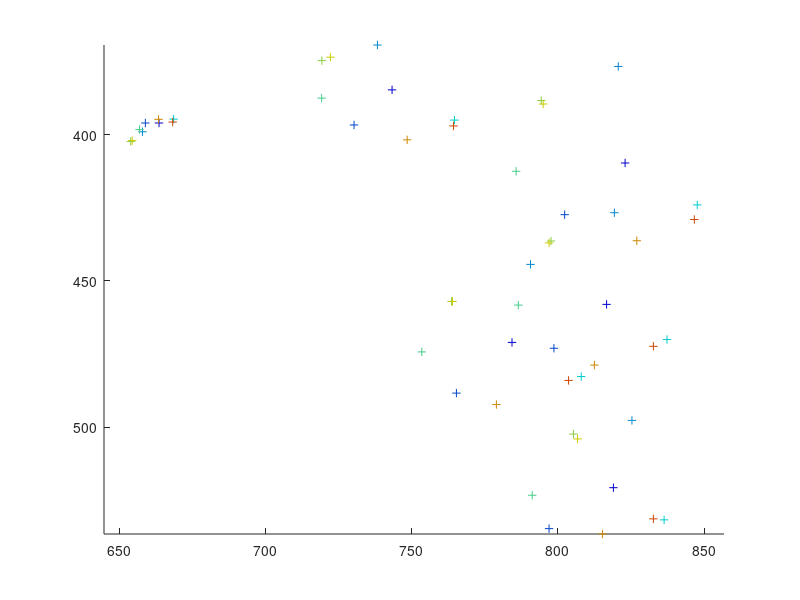

The MATLAB source for this figure: (Note: this script raises an error after producing the figure.)
dat = [1	0	85	85	85	823	409.667
2	0	49	49	49	816.667	458.000
3	0	29	29	29	784.333	471.000
4	0	23	23	23	819.000	520.667
5	0	37	37	37	743.333	384.667
6	0	46	46	46	663.667	396.000
7	0	78	78	78	802.333	427.333
8	0	52	52	52	798.667	473.000
9	0	17	17	17	765.333	488.333
10	0	22	22	22	797.000	534.667
11	0	26	26	26	730.333	396.667
12	0	50	50	50	659.000	396.000
13	0	103	103	103	820.667	376.667
14	0	74	74	74	819.333	426.667
15	0	36	36	36	790.667	444.333
16	0	25	25	25	825.333	497.667
17	0	43	43	43	738.333	369.333
18	0	49	49	49	658.000	399.000
19	0	97	97	97	847.667	424.000
20	0	65	65	65	837.333	470.000
21	0	19	19	19	808.000	482.667
22	0	19	19	19	836.333	531.667
23	0	40	40	40	764.667	395.000
24	0	43	43	43	668.667	394.667
25	0	57	57	57	785.750	412.500
26	0	53	53	53	786.500	458.250
27	0	24	24	24	753.500	474.250
28	0	25	25	25	791.250	523.250
29	0	38	38	38	719.250	387.500
30	0	47	47	47	657.000	398.250
31	0	75	75	75	794.333	388.333
32	0	62	62	62	797.667	436.333
33	0	28	28	28	763.667	457.000
34	0	29	29	29	805.333	502.333
35	0	33	33	33	719.333	374.667
36	0	47	47	47	654.000	402.333
37	0	83	83	83	795.000	389.500
38	0	65	65	65	797.000	437.000
39	0	29	29	29	764.000	457.000
40	0	26	26	26	806.750	504.000
41	0	30	30	30	722.250	373.500
42	0	46	46	46	654.500	402.000
43	0	80	80	80	827.000	436.250
44	0	43	43	43	812.500	478.750
45	0	24	24	24	779.000	492.250
46	0	35	35	35	748.500	401.750
47	0	30	30	30	815.250	536.500
48	0	44	44	44	663.500	394.750
49	0	69	69	69	846.667	429.000
50	0	47	47	47	832.667	472.333
51	0	31	31	31	803.667	484.000
52	0	29	29	29	832.667	531.333
53	0	42	42	42	764.333	397.000
54	0	50	50	50	668.333	395.667];

colors = jet(9)*0.8;
datIdx = 1:6;
figure
hold on
for x=1:9
    plot(dat(datIdx,6), dat(datIdx,7), '+','Color',colors(x,:));
    datIdx = datIdx + 6;
end
axis equal;
set(gca,'YDir','reverse');

nTotalPoints = size(dat,1);
nPointsPerBody = 6;
nFrames = nTotalPoints / nPointsPerBody;
initCP = [640, 480];
initFocalLen = [780, 780];
initBP = [dat(1:6,6:7), [-200; 100; 150; 100; 100; 100]]/780;
T = [-0.1284   -0.0936    0.0208];
R = zeros(nFrames, 3);
err = rbFitObjective_big( dat(:,6:7), initFocalLen, initCP, initBP, T, R );

% supFun = @(coef)(rbFitObjective(dat(:,6:7), initFocalLen, initCP, reshape(coef(1:18),nPointsPerBody,3), ...
%     coef(19:21), reshape(coef(22:39),nFrames,2)));
supFun = @(coef)(rbFitObjective_big(dat(:,6:7), initFocalLen, initCP, reshape(coef(1:18),nPointsPerBody,3), ...
    coef(19:21), reshape(coef(22:48),nFrames,3)));

%%
initCoef = [initBP(:)', T, R(:)'];
options = optimset('Display','iter','MaxIter',10000000,'MaxFunEvals',10000000);
[x,fval,exitflag,output] = fminsearch(supFun, initCoef, options);

%%
initCoef = [initBP(:)', T, R(:)'];
options = gaoptimset('Display','iter');
options.StallGenLimit = 1000;
options.Generations = 1000000;
options.InitialPopulation = initCoef;
[x,fval,exitflag,output,population] = ga(supFun,length(initCoef),[],[],[],[],[],[],[],options);

%%
[err, recon] = supFun(x);

frameIdx = 1:nPointsPerBody;

figure
for n=1:nFrames
    subplot(3,3,n);
    hold on;
    set(gca,'YDir','reverse');
    plot(dat(frameIdx,6), dat(frameIdx,7), 'x');
    plot(recon(frameIdx,1), recon(frameIdx,2), 'x');
    axis equal;
    frameIdx = frameIdx + nPointsPerBody;
end

angles = wrapToPi(reshape(x(22:48),nFrames,3))*(180/pi);